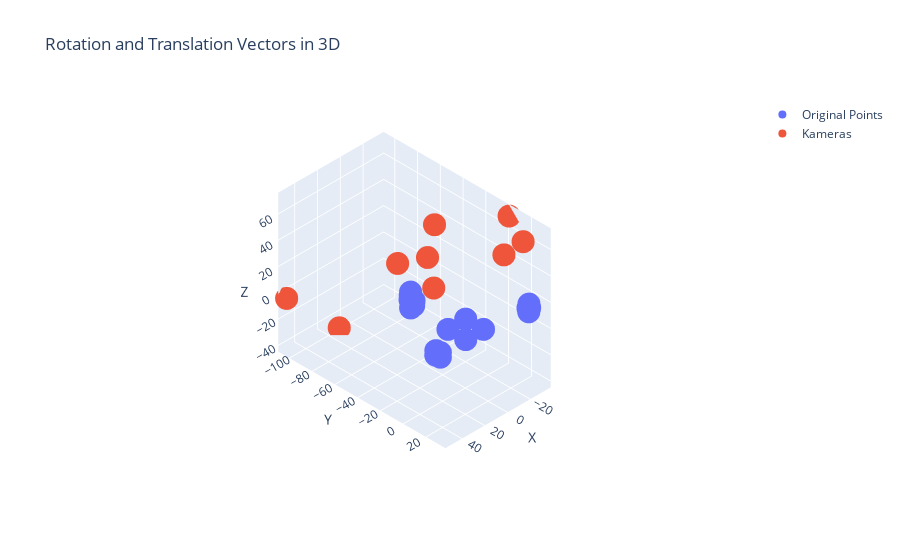

Notebook cell for this chart:
### Code cell
def wolke_zeigen(coords, pictures):

    # pip install plotly

    import plotly.graph_objs as go


    coords_img = []
    for _, p in pictures.dropna().iterrows():
        rt = p[['r1', 'r2', 'r3']].to_numpy(dtype=np.float64)
        R = cv2.Rodrigues(rt)[0]
        R = np.linalg.inv(R)
        t = p[['t1', 't2', 't3']].to_numpy(dtype=np.float64).T
        t = -R@t
        coords_img.append(t)
    coords_img = np.array(coords_img)

    # Create a 3D scatter plot
    fig = go.Figure(data=[go.Scatter3d(x=coords['x'], y=coords['y'], z=coords['z'], mode='markers', name='Original Points'),
                          go.Scatter3d(x=coords_img[:, 0], y=coords_img[:, 1], z=coords_img[:, 2],
                                       mode='markers', name='Kameras')])

    # Add labels to the plot
    fig.update_layout(scene=dict(xaxis_title='X', yaxis_title='Y', zaxis_title='Z'),
                      title='Rotation and Translation Vectors in 3D')
    fig.layout.scene.camera.projection.type = "orthographic"
    fig.show()


wolke_zeigen(coords, pictures)

### Figure 1 — Plotly figure (JSON) as saved in the notebook; plotly's stock layout.template omitted (floating-point values rounded to 4 significant figures)
{"data": [{"mode": "markers", "name": "Original Points", "type": "scatter3d", "x": [-7.8, 7.8, 7.8, -7.8, 17.63, 20.16, 20.06, 17.52, -24.03, -26.05, -26.37, -24.3, 7.29, 7.451, 10.76, 10.64, 35.66, 35.7, 35.14, 35.15], "y": [7.8, 7.8, -7.8, -7.8, -30.99, -28.74, -28.67, -30.93, 31.35, 28.66, 29.17, 31.85, -38.11, -38.29, -37.6, -37.46, 9.477, 9.411, 12.8, 12.88], "z": [0, 0, 0, 0, 18.21, 18.27, 21.73, 21.65, 17.03, 17.57, 20.63, 20.13, 6.353, 2.701, 2.851, 6.426, 6.388, 2.901, 2.822, 6.313]}, {"mode": "markers", "name": "Kameras", "type": "scatter3d", "x": [-4.908, -4.825, 31.83, 30.97, 13.14, -0.8678, 51.79, -25.3, -35.33], "y": [-32.31, -32.93, -28.0, -2.599, -97.98, 32.7, -105.5, 25.11, 2.764], "z": [60.99, 12.57, 52.04, 68.86, -41.25, 72.59, -3.311, 66.62, 69.91]}], "layout": {"scene": {"camera": {"projection": {"type": "orthographic"}}, "xaxis": {"title": {"text": "X"}}, "yaxis": {"title": {"text": "Y"}}, "zaxis": {"title": {"text": "Z"}}}, "title": {"text": "Rotation and Translation Vectors in 3D"}}}
